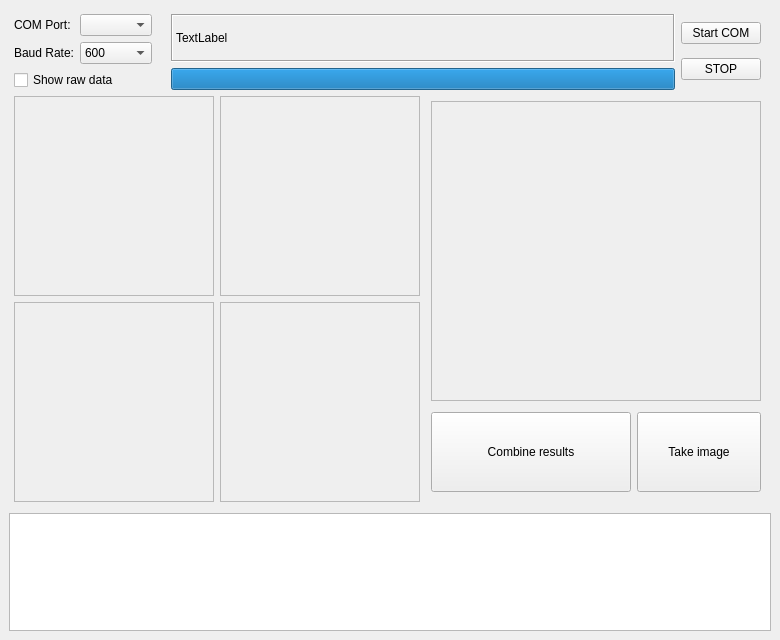
<?xml version="1.0" encoding="UTF-8"?>
<ui version="4.0">
 <class>GridEyeTerminal</class>
 <widget class="QMainWindow" name="GridEyeTerminal">
  <property name="windowModality">
   <enum>Qt::NonModal</enum>
  </property>
  <property name="geometry">
   <rect>
    <x>0</x>
    <y>0</y>
    <width>780</width>
    <height>640</height>
   </rect>
  </property>
  <property name="sizePolicy">
   <sizepolicy hsizetype="MinimumExpanding" vsizetype="MinimumExpanding">
    <horstretch>0</horstretch>
    <verstretch>0</verstretch>
   </sizepolicy>
  </property>
  <property name="minimumSize">
   <size>
    <width>780</width>
    <height>640</height>
   </size>
  </property>
  <property name="windowTitle">
   <string>Grid-Eye Terminal</string>
  </property>
  <widget class="QWidget" name="centralwidget">
   <property name="enabled">
    <bool>true</bool>
   </property>
   <property name="sizePolicy">
    <sizepolicy hsizetype="Expanding" vsizetype="Expanding">
     <horstretch>0</horstretch>
     <verstretch>0</verstretch>
    </sizepolicy>
   </property>
   <property name="minimumSize">
    <size>
     <width>500</width>
     <height>500</height>
    </size>
   </property>
   <layout class="QGridLayout" name="gridLayout_2">
    <item row="0" column="0">
     <layout class="QVBoxLayout" name="verticalLayout_5">
      <property name="leftMargin">
       <number>5</number>
      </property>
      <property name="topMargin">
       <number>5</number>
      </property>
      <property name="rightMargin">
       <number>5</number>
      </property>
      <property name="bottomMargin">
       <number>5</number>
      </property>
      <item>
       <layout class="QHBoxLayout" name="horizontalLayout_5">
        <property name="sizeConstraint">
         <enum>QLayout::SetDefaultConstraint</enum>
        </property>
        <property name="rightMargin">
         <number>5</number>
        </property>
        <item>
         <layout class="QVBoxLayout" name="verticalLayout_3">
          <item>
           <layout class="QHBoxLayout" name="horizontalLayout_3">
            <item>
             <widget class="QLabel" name="ComPort">
              <property name="text">
               <string>COM Port:</string>
              </property>
             </widget>
            </item>
            <item>
             <widget class="QComboBox" name="COMPortBox"/>
            </item>
           </layout>
          </item>
          <item>
           <layout class="QHBoxLayout" name="horizontalLayout_4">
            <item>
             <widget class="QLabel" name="BaudRate">
              <property name="text">
               <string>Baud Rate:</string>
              </property>
             </widget>
            </item>
            <item>
             <widget class="QComboBox" name="BaudBox">
              <property name="layoutDirection">
               <enum>Qt::LeftToRight</enum>
              </property>
              <property name="currentText">
               <string>600</string>
              </property>
              <item>
               <property name="text">
                <string>600</string>
               </property>
              </item>
              <item>
               <property name="text">
                <string>1200</string>
               </property>
              </item>
              <item>
               <property name="text">
                <string>2400</string>
               </property>
              </item>
              <item>
               <property name="text">
                <string>4800</string>
               </property>
              </item>
              <item>
               <property name="text">
                <string>9600</string>
               </property>
              </item>
              <item>
               <property name="text">
                <string>14400</string>
               </property>
              </item>
              <item>
               <property name="text">
                <string>19200</string>
               </property>
              </item>
              <item>
               <property name="text">
                <string>28800</string>
               </property>
              </item>
              <item>
               <property name="text">
                <string>31250</string>
               </property>
              </item>
              <item>
               <property name="text">
                <string>57600</string>
               </property>
              </item>
              <item>
               <property name="text">
                <string>115200</string>
               </property>
              </item>
             </widget>
            </item>
           </layout>
          </item>
          <item>
           <widget class="QCheckBox" name="checkBox">
            <property name="sizePolicy">
             <sizepolicy hsizetype="Minimum" vsizetype="Expanding">
              <horstretch>0</horstretch>
              <verstretch>0</verstretch>
             </sizepolicy>
            </property>
            <property name="minimumSize">
             <size>
              <width>50</width>
              <height>20</height>
             </size>
            </property>
            <property name="layoutDirection">
             <enum>Qt::LeftToRight</enum>
            </property>
            <property name="text">
             <string>Show raw data</string>
            </property>
            <property name="iconSize">
             <size>
              <width>24</width>
              <height>24</height>
             </size>
            </property>
            <property name="checked">
             <bool>false</bool>
            </property>
           </widget>
          </item>
         </layout>
        </item>
        <item>
         <spacer name="horizontalSpacer">
          <property name="orientation">
           <enum>Qt::Horizontal</enum>
          </property>
          <property name="sizeType">
           <enum>QSizePolicy::Fixed</enum>
          </property>
          <property name="sizeHint" stdset="0">
           <size>
            <width>13</width>
            <height>20</height>
           </size>
          </property>
         </spacer>
        </item>
        <item>
         <layout class="QVBoxLayout" name="verticalLayout">
          <item>
           <widget class="QLabel" name="StatusText">
            <property name="font">
             <font>
              <weight>50</weight>
              <bold>false</bold>
             </font>
            </property>
            <property name="frameShape">
             <enum>QFrame::Box</enum>
            </property>
            <property name="frameShadow">
             <enum>QFrame::Sunken</enum>
            </property>
            <property name="text">
             <string>TextLabel</string>
            </property>
           </widget>
          </item>
          <item>
           <widget class="QProgressBar" name="ProgressBar">
            <property name="value">
             <number>100</number>
            </property>
            <property name="textVisible">
             <bool>false</bool>
            </property>
            <property name="orientation">
             <enum>Qt::Horizontal</enum>
            </property>
            <property name="format">
             <string>%p%</string>
            </property>
           </widget>
          </item>
         </layout>
        </item>
        <item>
         <layout class="QVBoxLayout" name="verticalLayout_2">
          <item>
           <widget class="QPushButton" name="StartComButton">
            <property name="text">
             <string>Start COM</string>
            </property>
           </widget>
          </item>
          <item>
           <widget class="QPushButton" name="StopComButton">
            <property name="text">
             <string>STOP</string>
            </property>
           </widget>
          </item>
         </layout>
        </item>
       </layout>
      </item>
      <item>
       <layout class="QHBoxLayout" name="horizontalLayout_2">
        <item>
         <layout class="QGridLayout" name="gridLayout">
          <item row="1" column="1">
           <widget class="QFrame" name="frame_4">
            <property name="sizePolicy">
             <sizepolicy hsizetype="Minimum" vsizetype="Minimum">
              <horstretch>0</horstretch>
              <verstretch>0</verstretch>
             </sizepolicy>
            </property>
            <property name="minimumSize">
             <size>
              <width>200</width>
              <height>200</height>
             </size>
            </property>
            <property name="frameShape">
             <enum>QFrame::StyledPanel</enum>
            </property>
            <property name="frameShadow">
             <enum>QFrame::Raised</enum>
            </property>
           </widget>
          </item>
          <item row="1" column="0">
           <widget class="QFrame" name="frame_3">
            <property name="sizePolicy">
             <sizepolicy hsizetype="Minimum" vsizetype="Minimum">
              <horstretch>0</horstretch>
              <verstretch>0</verstretch>
             </sizepolicy>
            </property>
            <property name="minimumSize">
             <size>
              <width>200</width>
              <height>200</height>
             </size>
            </property>
            <property name="frameShape">
             <enum>QFrame::StyledPanel</enum>
            </property>
            <property name="frameShadow">
             <enum>QFrame::Raised</enum>
            </property>
           </widget>
          </item>
          <item row="0" column="1">
           <widget class="QFrame" name="frame_2">
            <property name="sizePolicy">
             <sizepolicy hsizetype="Minimum" vsizetype="Minimum">
              <horstretch>0</horstretch>
              <verstretch>0</verstretch>
             </sizepolicy>
            </property>
            <property name="minimumSize">
             <size>
              <width>200</width>
              <height>200</height>
             </size>
            </property>
            <property name="frameShape">
             <enum>QFrame::StyledPanel</enum>
            </property>
            <property name="frameShadow">
             <enum>QFrame::Raised</enum>
            </property>
           </widget>
          </item>
          <item row="0" column="0">
           <widget class="QFrame" name="frame_1">
            <property name="sizePolicy">
             <sizepolicy hsizetype="Minimum" vsizetype="Minimum">
              <horstretch>0</horstretch>
              <verstretch>0</verstretch>
             </sizepolicy>
            </property>
            <property name="minimumSize">
             <size>
              <width>200</width>
              <height>200</height>
             </size>
            </property>
            <property name="frameShape">
             <enum>QFrame::StyledPanel</enum>
            </property>
            <property name="frameShadow">
             <enum>QFrame::Raised</enum>
            </property>
           </widget>
          </item>
         </layout>
        </item>
        <item>
         <layout class="QVBoxLayout" name="verticalLayout_4">
          <item>
           <layout class="QVBoxLayout" name="verticalLayout_13">
            <property name="sizeConstraint">
             <enum>QLayout::SetDefaultConstraint</enum>
            </property>
            <property name="leftMargin">
             <number>5</number>
            </property>
            <property name="topMargin">
             <number>5</number>
            </property>
            <property name="rightMargin">
             <number>5</number>
            </property>
            <property name="bottomMargin">
             <number>5</number>
            </property>
            <item>
             <widget class="QFrame" name="frameFinal">
              <property name="sizePolicy">
               <sizepolicy hsizetype="Minimum" vsizetype="Minimum">
                <horstretch>0</horstretch>
                <verstretch>0</verstretch>
               </sizepolicy>
              </property>
              <property name="minimumSize">
               <size>
                <width>300</width>
                <height>300</height>
               </size>
              </property>
              <property name="frameShape">
               <enum>QFrame::StyledPanel</enum>
              </property>
              <property name="frameShadow">
               <enum>QFrame::Raised</enum>
              </property>
             </widget>
            </item>
            <item>
             <layout class="QHBoxLayout" name="horizontalLayout">
              <property name="leftMargin">
               <number>0</number>
              </property>
              <property name="topMargin">
               <number>5</number>
              </property>
              <property name="rightMargin">
               <number>0</number>
              </property>
              <property name="bottomMargin">
               <number>5</number>
              </property>
              <item>
               <widget class="QPushButton" name="pushButton">
                <property name="sizePolicy">
                 <sizepolicy hsizetype="Expanding" vsizetype="Expanding">
                  <horstretch>0</horstretch>
                  <verstretch>0</verstretch>
                 </sizepolicy>
                </property>
                <property name="minimumSize">
                 <size>
                  <width>200</width>
                  <height>50</height>
                 </size>
                </property>
                <property name="text">
                 <string>Combine results</string>
                </property>
               </widget>
              </item>
              <item>
               <widget class="QPushButton" name="pushButton_2">
                <property name="sizePolicy">
                 <sizepolicy hsizetype="Expanding" vsizetype="Expanding">
                  <horstretch>0</horstretch>
                  <verstretch>0</verstretch>
                 </sizepolicy>
                </property>
                <property name="minimumSize">
                 <size>
                  <width>0</width>
                  <height>50</height>
                 </size>
                </property>
                <property name="text">
                 <string>Take image</string>
                </property>
               </widget>
              </item>
             </layout>
            </item>
           </layout>
          </item>
         </layout>
        </item>
       </layout>
      </item>
     </layout>
    </item>
    <item row="1" column="0">
     <widget class="QTextEdit" name="textEdit">
      <property name="enabled">
       <bool>true</bool>
      </property>
      <property name="sizePolicy">
       <sizepolicy hsizetype="Expanding" vsizetype="Expanding">
        <horstretch>200</horstretch>
        <verstretch>200</verstretch>
       </sizepolicy>
      </property>
      <property name="minimumSize">
       <size>
        <width>400</width>
        <height>100</height>
       </size>
      </property>
      <property name="readOnly">
       <bool>true</bool>
      </property>
     </widget>
    </item>
   </layout>
  </widget>
  <action name="actionSettings">
   <property name="text">
    <string>Settings</string>
   </property>
  </action>
  <action name="actionStart_Com">
   <property name="text">
    <string>Start Com</string>
   </property>
  </action>
  <action name="actionStop_Com">
   <property name="text">
    <string>Stop Com</string>
   </property>
  </action>
  <action name="actionShowRawData">
   <property name="checkable">
    <bool>true</bool>
   </property>
   <property name="checked">
    <bool>true</bool>
   </property>
   <property name="text">
    <string>ShowRawData</string>
   </property>
  </action>
  <action name="actionTakePicture">
   <property name="text">
    <string>TakePicture</string>
   </property>
  </action>
  <action name="actionCombineResults">
   <property name="text">
    <string>CombineResults</string>
   </property>
  </action>
 </widget>
 <resources/>
 <connections/>
</ui>
